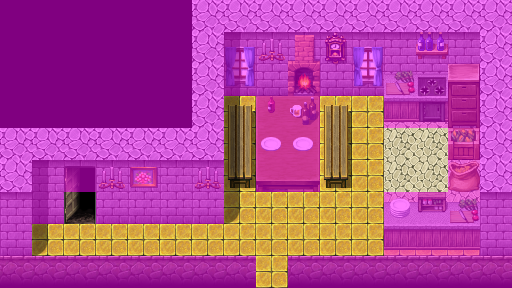

A 2D game scene composited from a Tiled map and its tileset images. What follows is a short description and the map's XML, with each tile layer's data collapsed to a summary:
An orthogonal 16x9 tile map with 32x32 px tiles, 4 tile layers (Ground, Objects, Above, Walkable), 16 tilesets and 8 objects (4x spawn, 2x mapchange, script, key).

<map version="1.0" orientation="orthogonal" width="16" height="9" tilewidth="32" tileheight="32">
    <tileset firstgid="1" name="map_9" tilewidth="32" tileheight="32">
        <image source="../drawable/map_9.png" width="256" height="256" />
    </tileset>
    <tileset firstgid="65" name="map_12" tilewidth="32" tileheight="32">
        <image source="../drawable/map_12.png" width="256" height="256" />
    </tileset>
    <tileset firstgid="129" name="map_7" tilewidth="32" tileheight="32">
        <image source="../drawable/map_7.png" width="256" height="256" />
    </tileset>
    <tileset firstgid="193" name="map_5" tilewidth="32" tileheight="32">
        <image source="../drawable/map_5.png" width="256" height="256" />
    </tileset>
    <tileset firstgid="257" name="map_20" tilewidth="32" tileheight="32">
        <image source="../drawable/map_20.png" width="256" height="256" />
    </tileset>
    <tileset firstgid="321" name="map_16" tilewidth="32" tileheight="32">
        <image source="../drawable/map_16.png" width="256" height="256" />
    </tileset>
    <tileset firstgid="385" name="map_25" tilewidth="32" tileheight="32">
        <image source="../drawable/map_25.png" width="256" height="256" />
    </tileset>
    <tileset firstgid="449" name="map_11" tilewidth="32" tileheight="32">
        <image source="../drawable/map_11.png" width="256" height="256" />
    </tileset>
    <tileset firstgid="513" name="map_10" tilewidth="32" tileheight="32">
        <image source="../drawable/map_10.png" width="256" height="256" />
    </tileset>
    <tileset firstgid="577" name="map_23" tilewidth="32" tileheight="32">
        <image source="../drawable/map_23.png" width="256" height="256" />
    </tileset>
    <tileset firstgid="641" name="map_15" tilewidth="32" tileheight="32">
        <image source="../drawable/map_15.png" width="256" height="256" />
    </tileset>
    <tileset firstgid="705" name="map_8" tilewidth="32" tileheight="32">
        <image source="../drawable/map_8.png" width="256" height="256" />
    </tileset>
    <tileset firstgid="769" name="map_0" tilewidth="32" tileheight="32">
        <image source="../drawable/map_0.png" width="256" height="256" />
    </tileset>
    <tileset firstgid="833" name="map_1" tilewidth="32" tileheight="32">
        <image source="../drawable/map_1.png" width="256" height="256" />
    </tileset>
    <tileset firstgid="897" name="map_24" tilewidth="32" tileheight="32">
        <image source="../drawable/map_24.png" width="256" height="256" />
    </tileset>
    <tileset firstgid="961" name="map_2" tilewidth="32" tileheight="32">
        <image source="../drawable/map_2.png" width="256" height="256" />
    </tileset>
    <layer name="Ground" width="16" height="9">
        <data>[144 cells, 144 non-empty, 8 distinct tile ids]</data>
    </layer>
    <layer name="Objects" width="16" height="9">
        <data>[144 cells, 33 non-empty, 25 distinct tile ids]</data>
    </layer>
    <layer name="Above" width="16" height="9">
        <data>[144 cells, 21 non-empty, 11 distinct tile ids]</data>
    </layer>
    <layer name="Walkable" width="16" height="9">
        <data>[144 cells, 113 non-empty, 1 distinct tile ids]</data>
    </layer>
    <objectgroup name="Mapevents">
        <object name="entrance" type="mapchange" x="256" y="256" width="32" height="32">
            <properties>
                <property name="map" value="brimhaven4" />
                <property name="place" value="tavern" />
            </properties>
        </object>
        <object name="backroom" type="mapchange" x="64" y="192" width="32" height="32">
            <properties>
                <property name="map" value="brimhaven_tavern_west_back" />
                <property name="place" value="entrance" />
            </properties>
        </object>
        <object name="brv_tavern_west_check_deny_backroom" type="script" x="64" y="224" width="64" height="32" />
    </objectgroup>
    <objectgroup name="Spawn">
        <object name="zimsko" type="spawn" x="320" y="96" width="32" height="32">
            <properties>
                <property name="spawngroup" value="zimsko" />
            </properties>
        </object>
        <object name="brv_tavern_west_waitress" type="spawn" x="384" y="128" width="64" height="64">
            <properties>
                <property name="spawngroup" value="brv_tavern_west_waitress" />
            </properties>
        </object>
        <object name="brv_tavern_west_guest" type="spawn" x="224" y="128" width="32" height="32">
            <properties>
                <property name="spawngroup" value="brv_tavern_west_guest" />
            </properties>
        </object>
        <object name="brv_tavern_west_guard" type="spawn" x="32" y="224" width="32" height="32">
            <properties>
                <property name="spawngroup" value="brv_tavern_west_guard" />
            </properties>
        </object>
    </objectgroup>
    <objectgroup name="Keys">
        <object name="backroom" type="key" x="64" y="192" width="32" height="32">
            <properties>
                <property name="phrase" value="brv_tavern_west_guard_select" />
                <property name="requireId" value="brv_blackjack_hidden" />
                <property name="requireType" value="questProgress" />
                <property name="requireValue" value="150" />
            </properties>
        </object>
    </objectgroup>
</map>